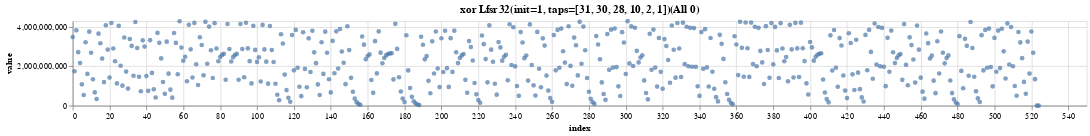
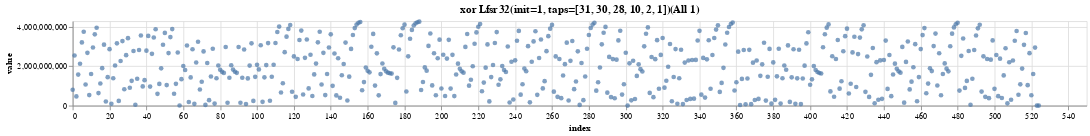
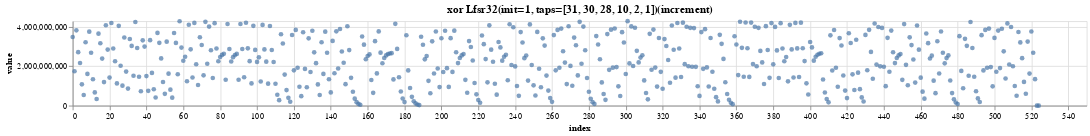
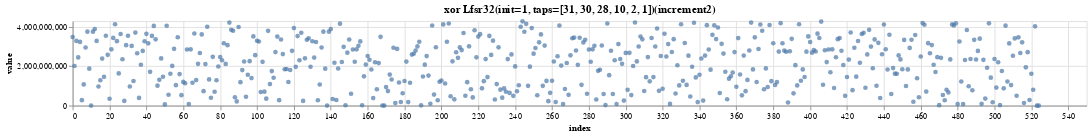

The notebook cell saved with these charts, in order:
### Markdown cell above
## Bit Scramble

- 線形帰還シフトレジスタ生成値とのxor
- データの4byte単位での位置オフセットで乱数を進めているので、復号化に使用する値は事前に決定済

### Code cell
from typing import Generator, List, Optional

class Lfsr32:
    """Linear Feedback Shift Register"""

    def __init__(self, init_value: int = 1, taps: List[int] = [31, 30, 28, 10, 2,1]):
        self.init_value = init_value
        self.value = init_value
        self.taps = taps

    def __tap_bits__(self) -> int:
        return sum([1 << tap for tap in self.taps])

    def reset(self, init_value: Optional[int] = None):
        if init_value is not None:
            init_value = self.init_value
        self.value = self.init_value

    def next(self) -> int:
        tap_bits = self.__tap_bits__()
        self.value = ((self.value >> 1) ^ (-(self.value & 1) & tap_bits)) & 0xFFFFFFFF
        return self.value

    def __str__(self):
        return f"Lfsr32(init={self.init_value}, taps={self.taps})"


def scrample_datas(
    lfsr: Lfsr32,
    data: List[int],
) -> Generator[int, None, None]:
    """Scramble data with LFSR32"""
    lfsr.reset()
    return [d ^ lfsr.next() for d in data[:TEST_DATA_LEN]] + ECC_UNIT_PADDING_DATA_U32


# test
lfsr = Lfsr32()
scramble_test_datas = [
    test_data.transform(lambda x: scrample_datas(lfsr, x), name=f"xor {lfsr}")
    for test_data in test_datas
]
for test_data in scramble_test_datas:
    test_data.display()

# decode & verify
descramble_test_datas = [
    test_data.transform(lambda x: scrample_datas(lfsr, x), name=f"xor {lfsr}")
    for test_data in scramble_test_datas
]
for test_data in descramble_test_datas:
    test_data.display()
for src, dst in zip(test_datas, descramble_test_datas):
    assert src.data == dst.data

### Figure 1 — Vega-Lite specification as saved in the notebook (floating-point values rounded to 4 significant figures; data arrays with more than 128 entries replaced by an {"elided": "..."} marker saying what was removed)
{"config": {"view": {"continuousWidth": 300, "continuousHeight": 300}}, "data": {"name": "data-c59f8e457f901d58f1c1309710fff7e5"}, "mark": {"type": "circle"}, "encoding": {"x": {"field": "index", "type": "quantitative"}, "y": {"field": "value", "scale": {"domain": [0, 4294967295], "zero": true}, "type": "quantitative"}}, "height": 100, "title": "xor Lfsr32(init=1, taps=[31, 30, 28, 10, 2, 1])(All 0)", "width": 1200, "$schema": "https://vega.github.io/schema/vega-lite/v5.17.0.json", "datasets": {"data-c59f8e457f901d58f1c1309710fff7e5": {"elided": "525 records"}}}

### Figure 2 — Vega-Lite specification as saved in the notebook (floating-point values rounded to 4 significant figures; data arrays with more than 128 entries replaced by an {"elided": "..."} marker saying what was removed)
{"config": {"view": {"continuousWidth": 300, "continuousHeight": 300}}, "data": {"name": "data-6f259f327f85d9f9e7185befe06e9274"}, "mark": {"type": "circle"}, "encoding": {"x": {"field": "index", "type": "quantitative"}, "y": {"field": "value", "scale": {"domain": [0, 4294967295], "zero": true}, "type": "quantitative"}}, "height": 100, "title": "xor Lfsr32(init=1, taps=[31, 30, 28, 10, 2, 1])(All 1)", "width": 1200, "$schema": "https://vega.github.io/schema/vega-lite/v5.17.0.json", "datasets": {"data-6f259f327f85d9f9e7185befe06e9274": {"elided": "525 records"}}}

### Figure 3 — Vega-Lite specification as saved in the notebook (floating-point values rounded to 4 significant figures; data arrays with more than 128 entries replaced by an {"elided": "..."} marker saying what was removed)
{"config": {"view": {"continuousWidth": 300, "continuousHeight": 300}}, "data": {"name": "data-9fb878a84384c75bcba2a780d6d7eb3d"}, "mark": {"type": "circle"}, "encoding": {"x": {"field": "index", "type": "quantitative"}, "y": {"field": "value", "scale": {"domain": [0, 4294967295], "zero": true}, "type": "quantitative"}}, "height": 100, "title": "xor Lfsr32(init=1, taps=[31, 30, 28, 10, 2, 1])(increment)", "width": 1200, "$schema": "https://vega.github.io/schema/vega-lite/v5.17.0.json", "datasets": {"data-9fb878a84384c75bcba2a780d6d7eb3d": {"elided": "525 records"}}}

### Figure 4 — Vega-Lite specification as saved in the notebook (floating-point values rounded to 4 significant figures; data arrays with more than 128 entries replaced by an {"elided": "..."} marker saying what was removed)
{"config": {"view": {"continuousWidth": 300, "continuousHeight": 300}}, "data": {"name": "data-f1af7a88fe33c5d4925128cd082032a7"}, "mark": {"type": "circle"}, "encoding": {"x": {"field": "index", "type": "quantitative"}, "y": {"field": "value", "scale": {"domain": [0, 4294967295], "zero": true}, "type": "quantitative"}}, "height": 100, "title": "xor Lfsr32(init=1, taps=[31, 30, 28, 10, 2, 1])(increment2)", "width": 1200, "$schema": "https://vega.github.io/schema/vega-lite/v5.17.0.json", "datasets": {"data-f1af7a88fe33c5d4925128cd082032a7": {"elided": "525 records"}}}
